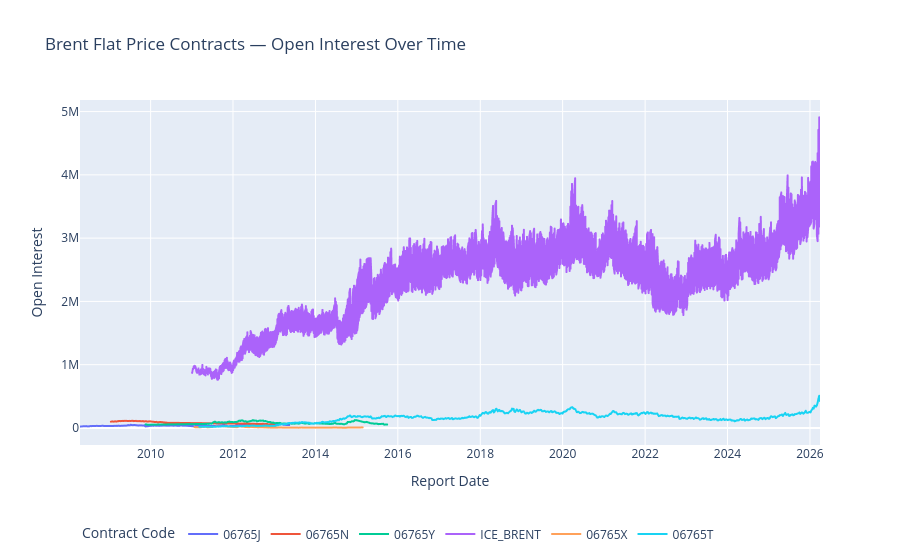

Notebook cell for this chart:
### Markdown cell above
## Open Interest Over Time by Contract

### Code cell
fig = px.line(
    brent.sort_values("report_date"),
    x="report_date",
    y="open_interest_all",
    color="cftc_contract_market_code",
    hover_data=["market_and_exchange_names"],
    title="Brent Flat Price Contracts — Open Interest Over Time",
    labels={
        "report_date": "Report Date",
        "open_interest_all": "Open Interest",
        "cftc_contract_market_code": "Contract Code",
    },
)
fig.update_layout(legend=dict(orientation="h", yanchor="bottom", y=-0.3))
fig.show()

### Figure 1 — Plotly figure (JSON) as saved in the notebook; plotly's stock layout.template omitted (floating-point values rounded to 4 significant figures; data arrays with more than 128 entries replaced by an {"elided": "..."} marker saying what was removed)
{"data": [{"customdata": {"elided": "245x1 str values"}, "hovertemplate": "Contract Code=06765J<br>Report Date=%{x}<br>Open Interest=%{y}<br>market_and_exchange_names=%{customdata[0]}<extra></extra>", "legendgroup": "06765J", "line": {"color": "#636efa", "dash": "solid"}, "marker": {"symbol": "circle"}, "mode": "lines", "name": "06765J", "showlegend": true, "type": "scattergl", "x": {"elided": "245 str values"}, "xaxis": "x", "y": {"elided": "245 float values"}, "yaxis": "y"}, {"customdata": [["BRENT (ICE) CALENDAR SWAP - NEW YORK MERCANTILE EXCHANGE"], ["BRENT (ICE) CALENDAR SWAP - NEW YORK MERCANTILE EXCHANGE"], ["BRENT (ICE) CALENDAR SWAP - NEW YORK MERCANTILE EXCHANGE"], ["BRENT (ICE) CALENDAR SWAP - NEW YORK MERCANTILE EXCHANGE"], ["BRENT (ICE) CALENDAR SWAP - NEW YORK MERCANTILE EXCHANGE"], ["BRENT (ICE) CALENDAR SWAP - NEW YORK MERCANTILE EXCHANGE"], ["BRENT (ICE) CALENDAR SWAP - NEW YORK MERCANTILE EXCHANGE"], ["BRENT (ICE) CALENDAR SWAP - NEW YORK MERCANTILE EXCHANGE"], ["BRENT (ICE) CALENDAR SWAP - NEW YORK MERCANTILE EXCHANGE"], ["BRENT (ICE) CALENDAR SWAP - NEW YORK MERCANTILE EXCHANGE"], ["BRENT (ICE) CALENDAR SWAP - NEW YORK MERCANTILE EXCHANGE"], ["BRENT (ICE) CALENDAR SWAP - NEW YORK MERCANTILE EXCHANGE"], ["BRENT (ICE) CALENDAR SWAP - NEW YORK MERCANTILE EXCHANGE"], ["BRENT (ICE) CALENDAR SWAP - NEW YORK MERCANTILE EXCHANGE"], ["BRENT (ICE) CALENDAR SWAP - NEW YORK MERCANTILE EXCHANGE"], ["BRENT (ICE) CALENDAR SWAP - NEW YORK MERCANTILE EXCHANGE"], ["BRENT (ICE) CALENDAR SWAP - NEW YORK MERCANTILE EXCHANGE"], ["BRENT (ICE) CALENDAR SWAP - NEW YORK MERCANTILE EXCHANGE"], ["BRENT (ICE) CALENDAR SWAP - NEW YORK MERCANTILE EXCHANGE"], ["BRENT (ICE) CALENDAR SWAP - NEW YORK MERCANTILE EXCHANGE"], ["BRENT (ICE) CALENDAR SWAP - NEW YORK MERCANTILE EXCHANGE"], ["BRENT (ICE) CALENDAR SWAP - NEW YORK MERCANTILE EXCHANGE"], ["BRENT (ICE) CALENDAR SWAP - NEW YORK MERCANTILE EXCHANGE"], ["BRENT (ICE) CALENDAR SWAP - NEW YORK MERCANTILE EXCHANGE"], ["BRENT (ICE) CALENDAR SWAP - NEW YORK MERCANTILE EXCHANGE"], ["BRENT (ICE) CALENDAR SWAP - NEW YORK MERCANTILE EXCHANGE"], ["BRENT (ICE) CALENDAR SWAP - NEW YORK MERCANTILE EXCHANGE"], ["BRENT (ICE) CALENDAR SWAP - NEW YORK MERCANTILE EXCHANGE"], ["BRENT (ICE) CALENDAR SWAP - NEW YORK MERCANTILE EXCHANGE"], ["BRENT (ICE) CALENDAR SWAP - NEW YORK MERCANTILE EXCHANGE"], ["BRENT (ICE) CALENDAR SWAP - NEW YORK MERCANTILE EXCHANGE"], ["BRENT (ICE) CALENDAR SWAP - NEW YORK MERCANTILE EXCHANGE"], ["BRENT (ICE) CALENDAR SWAP - NEW YORK MERCANTILE EXCHANGE"], ["BRENT (ICE) CALENDAR SWAP - NEW YORK MERCANTILE EXCHANGE"], ["BRENT (ICE) CALENDAR SWAP - NEW YORK MERCANTILE EXCHANGE"], ["BRENT (ICE) CALENDAR SWAP - NEW YORK MERCANTILE EXCHANGE"], ["BRENT (ICE) CALENDAR SWAP - NEW YORK MERCANTILE EXCHANGE"], ["BRENT (ICE) CALENDAR SWAP - NEW YORK MERCANTILE EXCHANGE"], ["BRENT (ICE) CALENDAR SWAP - NEW YORK MERCANTILE EXCHANGE"], ["BRENT (ICE) CALENDAR SWAP - NEW YORK MERCANTILE EXCHANGE"], ["BRENT (ICE) CALENDAR SWAP - NEW YORK MERCANTILE EXCHANGE"], ["BRENT (ICE) CALENDAR SWAP - NEW YORK MERCANTILE EXCHANGE"], ["BRENT (ICE) CALENDAR SWAP - NEW YORK MERCANTILE EXCHANGE"], ["BRENT (ICE) CALENDAR SWAP - NEW YORK MERCANTILE EXCHANGE"], ["BRENT (ICE) CALENDAR SWAP - NEW YORK MERCANTILE EXCHANGE"], ["BRENT (ICE) CALENDAR SWAP - NEW YORK MERCANTILE EXCHANGE"], ["BRENT (ICE) CALENDAR SWAP - NEW YORK MERCANTILE EXCHANGE"], ["BRENT (ICE) CALENDAR SWAP - NEW YORK MERCANTILE EXCHANGE"], ["BRENT (ICE) CALENDAR SWAP - NEW YORK MERCANTILE EXCHANGE"], ["BRENT (ICE) CALENDAR SWAP - NEW YORK MERCANTILE EXCHANGE"], ["BRENT (ICE) CALENDAR SWAP - NEW YORK MERCANTILE EXCHANGE"], ["BRENT (ICE) CALENDAR SWAP - NEW YORK MERCANTILE EXCHANGE"], ["BRENT (ICE) CALENDAR SWAP - NEW YORK MERCANTILE EXCHANGE"], ["BRENT (ICE) CALENDAR SWAP - NEW YORK MERCANTILE EXCHANGE"], ["BRENT (ICE) CALENDAR SWAP - NEW YORK MERCANTILE EXCHANGE"], ["BRENT (ICE) CALENDAR SWAP - NEW YORK MERCANTILE EXCHANGE"], ["BRENT (ICE) CALENDAR SWAP - NEW YORK MERCANTILE EXCHANGE"], ["BRENT (ICE) CALENDAR SWAP - NEW YORK MERCANTILE EXCHANGE"], ["BRENT (ICE) CALENDAR SWAP - NEW YORK MERCANTILE EXCHANGE"], ["BRENT (ICE) CALENDAR SWAP - NEW YORK MERCANTILE EXCHANGE"], ["BRENT (ICE) CALENDAR SWAP - NEW YORK MERCANTILE EXCHANGE"], ["BRENT (ICE) CALENDAR SWAP - NEW YORK MERCANTILE EXCHANGE"], ["BRENT (ICE) CALENDAR SWAP - NEW YORK MERCANTILE EXCHANGE"], ["BRENT (ICE) CALENDAR SWAP - NEW YORK MERCANTILE EXCHANGE"], ["BRENT (ICE) CALENDAR SWAP - NEW YORK MERCANTILE EXCHANGE"], ["BRENT (ICE) CALENDAR SWAP - NEW YORK MERCANTILE EXCHANGE"], ["BRENT (ICE) CALENDAR SWAP - NEW YORK MERCANTILE EXCHANGE"], ["BRENT (ICE) CALENDAR SWAP - NEW YORK MERCANTILE EXCHANGE"], ["BRENT (ICE) CALENDAR SWAP - NEW YORK MERCANTILE EXCHANGE"], ["BRENT (ICE) CALENDAR SWAP - NEW YORK MERCANTILE EXCHANGE"], ["BRENT (ICE) CALENDAR SWAP - NEW YORK MERCANTILE EXCHANGE"], ["BRENT (ICE) CALENDAR SWAP - NEW YORK MERCANTILE EXCHANGE"], ["BRENT (ICE) CALENDAR SWAP - NEW YORK MERCANTILE EXCHANGE"], ["BRENT (ICE) CALENDAR SWAP - NEW YORK MERCANTILE EXCHANGE"], ["BRENT (ICE) CALENDAR SWAP - NEW YORK MERCANTILE EXCHANGE"], ["BRENT (ICE) CALENDAR SWAP - NEW YORK MERCANTILE EXCHANGE"], ["BRENT (ICE) CALENDAR SWAP - NEW YORK MERCANTILE EXCHANGE"], ["BRENT (ICE) CALENDAR SWAP - NEW YORK MERCANTILE EXCHANGE"], ["BRENT (ICE) CALENDAR SWAP - NEW YORK MERCANTILE EXCHANGE"], ["BRENT (ICE) CALENDAR SWAP - NEW YORK MERCANTILE EXCHANGE"], ["BRENT (ICE) CALENDAR SWAP - NEW YORK MERCANTILE EXCHANGE"], ["BRENT (ICE) CALENDAR SWAP - NEW YORK MERCANTILE EXCHANGE"], ["BRENT (ICE) CALENDAR SWAP - NEW YORK MERCANTILE EXCHANGE"]], "hovertemplate": "Contract Code=06765N<br>Report Date=%{x}<br>Open Interest=%{y}<br>market_and_exchange_names=%{customdata[0]}<extra></extra>", "legendgroup": "06765N", "line": {"color": "#EF553B", "dash": "solid"}, "marker": {"symbol": "circle"}, "mode": "lines", "name": "06765N", "showlegend": true, "type": "scattergl", "x": ["2009-01-13T00:00:00.000000000", "2009-01-20T00:00:00.000000000", "2009-01-27T00:00:00.000000000", "2009-02-03T00:00:00.000000000", "2009-02-10T00:00:00.000000000", "2009-02-17T00:00:00.000000000", "2009-02-24T00:00:00.000000000", "2009-03-03T00:00:00.000000000", "2009-03-10T00:00:00.000000000", "2009-03-17T00:00:00.000000000", "2009-03-24T00:00:00.000000000", "2009-03-31T00:00:00.000000000", "2009-04-07T00:00:00.000000000", "2009-04-14T00:00:00.000000000", "2009-04-21T00:00:00.000000000", "2009-04-28T00:00:00.000000000", "2009-05-05T00:00:00.000000000", "2009-05-12T00:00:00.000000000", "2009-05-19T00:00:00.000000000", "2009-05-26T00:00:00.000000000", "2009-06-09T00:00:00.000000000", "2009-06-16T00:00:00.000000000", "2009-06-23T00:00:00.000000000", "2009-06-30T00:00:00.000000000", "2009-07-07T00:00:00.000000000", "2009-07-14T00:00:00.000000000", "2009-07-21T00:00:00.000000000", "2009-07-28T00:00:00.000000000", "2009-08-04T00:00:00.000000000", "2009-08-11T00:00:00.000000000", "2009-08-18T00:00:00.000000000", "2009-08-25T00:00:00.000000000", "2009-09-01T00:00:00.000000000", "2009-09-08T00:00:00.000000000", "2009-09-15T00:00:00.000000000", "2009-09-22T00:00:00.000000000", "2009-09-29T00:00:00.000000000", "2009-10-06T00:00:00.000000000", "2009-10-13T00:00:00.000000000", "2009-10-20T00:00:00.000000000", "2009-10-27T00:00:00.000000000", "2009-11-03T00:00:00.000000000", "2009-11-09T00:00:00.000000000", "2009-11-17T00:00:00.000000000", "2009-11-24T00:00:00.000000000", "2009-12-01T00:00:00.000000000", "2009-12-08T00:00:00.000000000", "2009-12-15T00:00:00.000000000", "2009-12-22T00:00:00.000000000", "2009-12-29T00:00:00.000000000", "2010-01-19T00:00:00.000000000", "2010-01-26T00:00:00.000000000", "2010-02-02T00:00:00.000000000", "2010-02-09T00:00:00.000000000", "2010-02-16T00:00:00.000000000", "2010-02-23T00:00:00.000000000", "2010-03-02T00:00:00.000000000", "2010-03-09T00:00:00.000000000", "2010-03-16T00:00:00.000000000", "2010-03-23T00:00:00.000000000", "2010-03-30T00:00:00.000000000", "2010-06-08T00:00:00.000000000", "2010-06-15T00:00:00.000000000", "2010-06-22T00:00:00.000000000", "2010-06-29T00:00:00.000000000", "2012-06-26T00:00:00.000000000", "2012-08-14T00:00:00.000000000", "2012-08-21T00:00:00.000000000", "2012-09-18T00:00:00.000000000", "2012-09-25T00:00:00.000000000", "2012-10-02T00:00:00.000000000", "2012-10-09T00:00:00.000000000", "2012-10-16T00:00:00.000000000", "2012-10-23T00:00:00.000000000", "2012-10-30T00:00:00.000000000", "2012-11-06T00:00:00.000000000", "2012-11-13T00:00:00.000000000", "2012-11-20T00:00:00.000000000", "2012-11-27T00:00:00.000000000", "2012-12-11T00:00:00.000000000", "2012-12-18T00:00:00.000000000", "2012-12-24T00:00:00.000000000", "2012-12-31T00:00:00.000000000"], "xaxis": "x", "y": [98800.0, 101300.0, 103600.0, 100500.0, 100400.0, 102900.0, 103900.0, 100300.0, 103900.0, 106700.0, 108800.0, 110100.0, 108200.0, 109200.0, 109300.0, 111700.0, 110400.0, 111800.0, 112300.0, 112500.0, 110000.0, 110500.0, 110600.0, 111200.0, 109700.0, 111700.0, 112200.0, 113300.0, 108800.0, 110400.0, 110300.0, 111500.0, 107200.0, 107700.0, 108300.0, 108400.0, 109100.0, 105500.0, 105900.0, 107600.0, 108600.0, 102700.0, 104000.0, 105400.0, 106000.0, 100300.0, 101600.0, 102900.0, 103800.0, 104200.0, 98630.0, 99130.0, 94210.0, 94850.0, 95160.0, 96300.0, 90350.0, 90850.0, 91770.0, 94000.0, 94000.0, 80300.0, 80380.0, 80330.0, 80790.0, 66300.0, 62800.0, 63590.0, 65620.0, 66470.0, 60950.0, 61620.0, 62560.0, 62080.0, 62810.0, 56800.0, 56940.0, 57010.0, 58180.0, 53840.0, 53890.0, 54510.0, 54590.0], "yaxis": "y"}, {"customdata": {"elided": "202x1 str values"}, "hovertemplate": "Contract Code=06765Y<br>Report Date=%{x}<br>Open Interest=%{y}<br>market_and_exchange_names=%{customdata[0]}<extra></extra>", "legendgroup": "06765Y", "line": {"color": "#00cc96", "dash": "solid"}, "marker": {"symbol": "circle"}, "mode": "lines", "name": "06765Y", "showlegend": true, "type": "scattergl", "x": {"elided": "202 str values"}, "xaxis": "x", "y": {"elided": "202 float values"}, "yaxis": "y"}, {"customdata": {"elided": "1590x1 str values"}, "hovertemplate": "Contract Code=ICE_BRENT<br>Report Date=%{x}<br>Open Interest=%{y}<br>market_and_exchange_names=%{customdata[0]}<extra></extra>", "legendgroup": "ICE_BRENT", "line": {"color": "#ab63fa", "dash": "solid"}, "marker": {"symbol": "circle"}, "mode": "lines", "name": "ICE_BRENT", "showlegend": true, "type": "scattergl", "x": {"elided": "1590 str values"}, "xaxis": "x", "y": {"elided": "1590 float values"}, "yaxis": "y"}, {"customdata": {"elided": "164x1 str values"}, "hovertemplate": "Contract Code=06765X<br>Report Date=%{x}<br>Open Interest=%{y}<br>market_and_exchange_names=%{customdata[0]}<extra></extra>", "legendgroup": "06765X", "line": {"color": "#FFA15A", "dash": "solid"}, "marker": {"symbol": "circle"}, "mode": "lines", "name": "06765X", "showlegend": true, "type": "scattergl", "x": {"elided": "164 str values"}, "xaxis": "x", "y": {"elided": "164 float values"}, "yaxis": "y"}, {"customdata": {"elided": "781x1 str values"}, "hovertemplate": "Contract Code=06765T<br>Report Date=%{x}<br>Open Interest=%{y}<br>market_and_exchange_names=%{customdata[0]}<extra></extra>", "legendgroup": "06765T", "line": {"color": "#19d3f3", "dash": "solid"}, "marker": {"symbol": "circle"}, "mode": "lines", "name": "06765T", "showlegend": true, "type": "scattergl", "x": {"elided": "781 str values"}, "xaxis": "x", "y": {"elided": "781 float values"}, "yaxis": "y"}], "layout": {"legend": {"orientation": "h", "title": {"text": "Contract Code"}, "tracegroupgap": 0, "y": -0.3, "yanchor": "bottom"}, "title": {"text": "Brent Flat Price Contracts — Open Interest Over Time"}, "xaxis": {"anchor": "y", "domain": [0, 1], "title": {"text": "Report Date"}}, "yaxis": {"anchor": "x", "domain": [0, 1], "title": {"text": "Open Interest"}}}}
